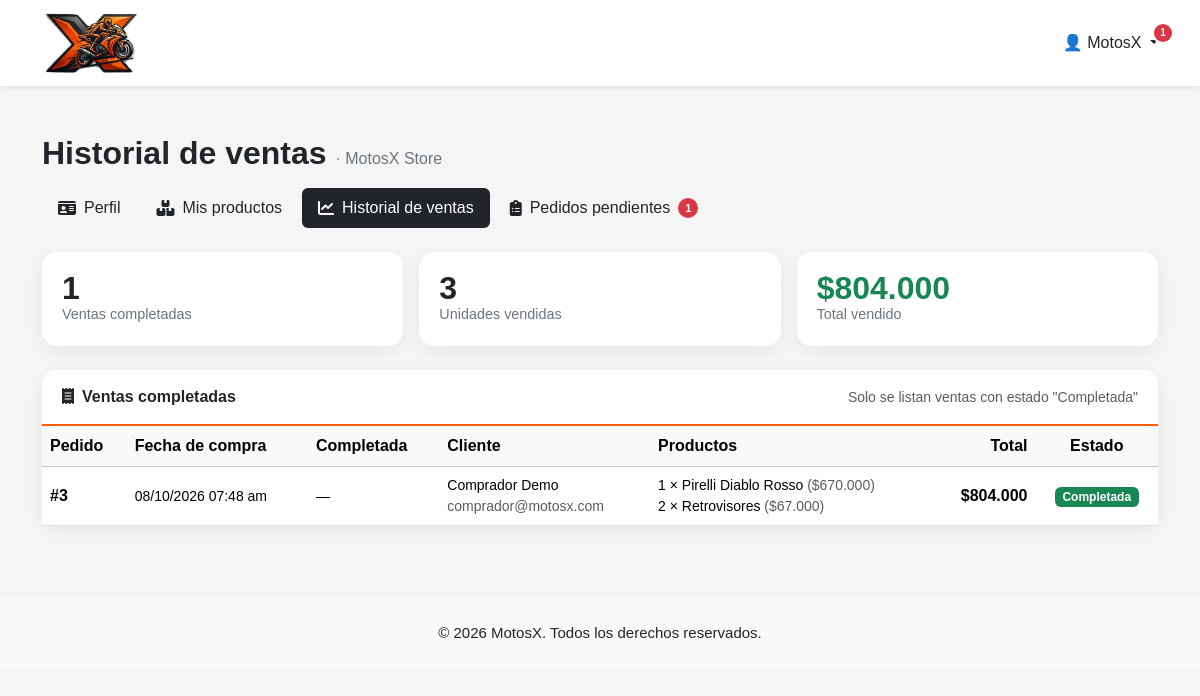
/vendedor/ventas.php (signed in), run on the app's committed database.
### tables this page shows
CREATE TABLE vendedores (
    id                    INT AUTO_INCREMENT PRIMARY KEY,
    usuario_id            INT NOT NULL,
    razon_social          VARCHAR(150) NOT NULL,      
    nit                   VARCHAR(20)  NOT NULL,      
    ciudad                VARCHAR(100) NOT NULL,
    direccion             VARCHAR(200) NULL,
    telefono_comercial    VARCHAR(20)  NULL,
    correo_comercial      VARCHAR(150) NULL,          
    representante_legal   VARCHAR(150) NOT NULL,
    cedula_representante  VARCHAR(20)  NOT NULL,
    estado_verificacion   ENUM('pendiente', 'aprobado', 'rechazado', 'suspendido') NOT NULL DEFAULT 'pendiente',
    observaciones         VARCHAR(255) NULL,          
    fecha_registro        DATETIME NOT NULL DEFAULT CURRENT_TIMESTAMP,
    fecha_verificacion    DATETIME NULL,
    verificado_por        INT NULL,                   
    CONSTRAINT uq_vendedores_usuario UNIQUE (usuario_id),
    CONSTRAINT uq_vendedores_nit     UNIQUE (nit),
    KEY idx_vendedores_estado (estado_verificacion),
    CONSTRAINT fk_vendedores_usuario FOREIGN KEY (usuario_id)     REFERENCES usuarios(id) ON DELETE CASCADE,
    CONSTRAINT fk_vendedores_admin   FOREIGN KEY (verificado_por) REFERENCES usuarios(id) ON DELETE SET NULL
);

CREATE TABLE pedidos_vendedor (
    id                   INT AUTO_INCREMENT PRIMARY KEY,
    pedido_id            INT NOT NULL,
    vendedor_id          INT NOT NULL,
    subtotal             DECIMAL(10,2) NOT NULL DEFAULT 0,
    estado               ENUM('pendiente', 'aprobado', 'rechazado', 'completado') NOT NULL DEFAULT 'pendiente',
    fecha_actualizacion  DATETIME NULL,
    CONSTRAINT uq_pedido_vendedor UNIQUE (pedido_id, vendedor_id),
    KEY idx_pedidos_vendedor_estado (vendedor_id, estado),
    CONSTRAINT fk_pv_pedido   FOREIGN KEY (pedido_id)   REFERENCES pedidos(id)    ON DELETE CASCADE,
    CONSTRAINT fk_pv_vendedor FOREIGN KEY (vendedor_id) REFERENCES vendedores(id) ON DELETE RESTRICT
);

CREATE TABLE pedidos (
    id              INT AUTO_INCREMENT PRIMARY KEY,
    usuario_id      INT NULL,
    nombre_cliente  VARCHAR(150) NOT NULL,
    correo_cliente  VARCHAR(150) NOT NULL,
    total           DECIMAL(10,2) NOT NULL,
     
    estado          ENUM('pendiente', 'aprobado', 'rechazado', 'completado', 'cancelado') NOT NULL DEFAULT 'pendiente',
    fecha           DATETIME NOT NULL DEFAULT CURRENT_TIMESTAMP,
    KEY idx_pedidos_usuario (usuario_id, fecha),
    CONSTRAINT fk_pedidos_usuario FOREIGN KEY (usuario_id) REFERENCES usuarios(id) ON DELETE SET NULL
);

CREATE TABLE pedido_detalle (
    id               INT AUTO_INCREMENT PRIMARY KEY,
    pedido_id        INT NOT NULL,
    producto_id      INT NULL,
    vendedor_id      INT NULL,           
    producto_nombre  VARCHAR(150)  NOT NULL,
    precio           DECIMAL(10,2) NOT NULL,
    cantidad         INT NOT NULL,
    imagen           VARCHAR(255)  NULL,
    KEY idx_detalle_producto (producto_id),
    KEY idx_detalle_vendedor (pedido_id, vendedor_id),
    CONSTRAINT chk_detalle_cantidad CHECK (cantidad > 0),
    CONSTRAINT fk_detalle_pedido   FOREIGN KEY (pedido_id)   REFERENCES pedidos(id)   ON DELETE CASCADE,
    CONSTRAINT fk_detalle_producto FOREIGN KEY (producto_id) REFERENCES productos(id) ON DELETE SET NULL,
    CONSTRAINT fk_detalle_vendedor FOREIGN KEY (vendedor_id) REFERENCES vendedores(id) ON DELETE SET NULL
);

### app/core/Auth.php (called while the page is built, shortened)
<?php
final class Auth
{
    public static function usuario(): ?array
    {
        return $_SESSION['usuario'] ?? null;
    }
    public static function id(): ?int
    {
        return isset($_SESSION['usuario']['id']) ? (int) $_SESSION['usuario']['id'] : null;
    }
}

### app/core/Database.php (called while the page is built, shortened)
<?php
final class Database
{
    private static ?PDO $pdo = null;
    public static function conexion(): PDO
    {
        if (self::$pdo === null) {
            $dsn = defined('DB_DSN')
                ? DB_DSN
                : sprintf('mysql:host=%s;port=%d;dbname=%s;charset=utf8mb4', DB_HOST, DB_PORT, DB_NAME);
            self::$pdo = new PDO($dsn, DB_USER, DB_PASS, [
                PDO::ATTR_ERRMODE            => PDO::ERRMODE_EXCEPTION,
                PDO::ATTR_DEFAULT_FETCH_MODE => PDO::FETCH_ASSOC,
                PDO::ATTR_EMULATE_PREPARES   => false,
            ]);
        }
        return self::$pdo;
    }
    public static function consulta(string $sql, array $parametros = []): PDOStatement
    {
        $stmt = self::conexion()->prepare($sql);
        $stmt->execute($parametros);
        return $stmt;
    }
}

### app/models/Vendedor.php (called while the page is built, shortened)
<?php
final class Vendedor
{
    public static function porUsuario(int $usuarioId): ?array
    {
        $fila = Database::consulta(
            'SELECT v.*, u.correo, u.nombre AS usuario_nombre, u.telefono AS usuario_telefono
             FROM vendedores v
             INNER JOIN usuarios u ON u.id = v.usuario_id
             WHERE v.usuario_id = :usuario_id',
            [':usuario_id' => $usuarioId]
        )->fetch();
        return $fila ?: null;
    }
}

### app/models/Pedido.php (called while the page is built, shortened)
<?php
final class Pedido
{
    public static function ventasCompletadas(int $vendedorId): array
    {
        return self::partesDelVendedor($vendedorId, [self::COMPLETADO], 'COALESCE(pv.fecha_actualizacion, p.fecha) DESC');
    }
    public static function contarPendientesVendedor(int $vendedorId): int
    {
        return (int) Database::consulta(
            "SELECT COUNT(*)
             FROM pedidos_vendedor pv
             INNER JOIN pedidos p ON p.id = pv.pedido_id
             WHERE pv.vendedor_id = :vendedor_id AND pv.estado = 'pendiente' AND p.estado <> 'cancelado'",
            [':vendedor_id' => $vendedorId]
        )->fetchColumn();
    }
    private static function partesDelVendedor(int $vendedorId, array $estados, string $orden): array
    {
        $marcadores = implode(',', array_fill(0, count($estados), '?'));
        $partes = Database::consulta(
            "SELECT pv.id, pv.pedido_id, pv.subtotal, pv.estado, pv.fecha_actualizacion,
                    p.fecha, p.nombre_cliente, p.correo_cliente
             FROM pedidos_vendedor pv
             INNER JOIN pedidos p ON p.id = pv.pedido_id
             WHERE pv.vendedor_id = ?
               AND pv.estado IN ($marcadores)
               AND p.estado <> 'cancelado'
             ORDER BY $orden",
            array_merge([$vendedorId], $estados)
        )->fetchAll();
        $idsPedidos = array_map('intval', array_column($partes, 'pedido_id'));
        $marcas     = implode(',', array_fill(0, count($idsPedidos), '?'));
        $items      = Database::consulta(
            "SELECT d.pedido_id, d.producto_id, d.producto_nombre, d.precio, d.cantidad, d.imagen,
                    pr.stock AS stock_actual
             FROM pedido_detalle d
             LEFT JOIN productos pr ON pr.id = d.producto_id
             WHERE d.vendedor_id = ? AND d.pedido_id IN ($marcas)
             ORDER BY d.id",
            array_merge([$vendedorId], $idsPedidos)
        )->fetchAll();
        $itemsPorPedido = [];
        foreach ($items as $item) {
            $itemsPorPedido[(int) $item['pedido_id']][] = $item;
        }
        foreach ($partes as &$parte) {
            $parte['productos'] = $itemsPorPedido[(int) $parte['pedido_id']] ?? [];
        }
        return $partes;
    }
    public static function transicionesPermitidas(string $actual): array
    {
        switch ($actual) {
            default:
                return [];
        }
    }
}

### app/bootstrap.php (called while the page is built, shortened)
<?php
require __DIR__ . '/core/helpers.php';
spl_autoload_register(function (string $clase): void {
    foreach (['core', 'models'] as $carpeta) {
        $archivo = APP_PATH . "/{$carpeta}/{$clase}.php";
        if (is_file($archivo)) {
            return;
        }
    }
});

### public/vendedor/ventas.php (the view, shortened to what this page needs)
<?php
require __DIR__ . '/../../app/bootstrap.php';
$vendedor = Vendedor::porUsuario((int) Auth::id());
$vendedorId = (int) $vendedor['id'];
$ventas        = Pedido::ventasCompletadas($vendedorId);
$totalVendido  = array_sum(array_map(fn ($v) => (float) $v['subtotal'], $ventas));
$unidades      = 0;
foreach ($ventas as $venta) {
    foreach ($venta['productos'] as $item) {
        $unidades += (int) $item['cantidad'];
    }
}
require VIEW_PATH . '/layouts/head.php';
vista('partials/navbar');
?>
<div class="container py-5">
    <h2 class="panel-titulo mb-3">Historial de ventas <small>· <?= e($vendedor['razon_social']) ?></small></h2>
    <div class="row g-3 mb-4">
        <div class="col-md-4"><div class="stat"><div class="numero"><?= count($ventas) ?></div><div class="etiqueta">Ventas completadas</div></div></div>
        <div class="col-md-4"><div class="stat"><div class="numero"><?= $unidades ?></div><div class="etiqueta">Unidades vendidas</div></div></div>
        <div class="col-md-4"><div class="stat"><div class="numero text-success"><?= e(precio($totalVendido)) ?></div><div class="etiqueta">Total vendido</div></div></div>
    </div>
    <div class="card card-panel">
        <div class="card-header d-flex justify-content-between align-items-center flex-wrap gap-2">
            <span><i class="fa-solid fa-receipt me-2"></i>Ventas completadas</span>
            <small class="text-muted fw-normal">Solo se listan ventas con estado "Completada"</small>
        </div>
        <div class="card-body p-0">
            <?php if (!$ventas): ?>
                <p class="text-muted p-4 mb-0">
                    Aún no tienes ventas completadas. Cuando apruebes un pedido y lo marques como
                    <strong>Completada</strong> en <a href="<?= e(url('vendedor/pedidos.php')) ?>">Pedidos pendientes</a>, aparecerá aquí.
                </p>
            <?php else: ?>
            <div class="table-responsive">
                <table class="table table-hover mb-0">
                    <thead class="table-light">
                        <tr>
                            <th>Pedido</th>
                            <th>Fecha de compra</th>
                            <th>Completada</th>
                            <th>Cliente</th>
                            <th>Productos</th>
                            <th class="text-end">Total</th>
                            <th class="text-center">Estado</th>
                        </tr>
                    </thead>
                    <tbody>
                    <?php foreach ($ventas as $venta): ?>
                        <tr>
                            <td class="fw-bold">#<?= (int) $venta['pedido_id'] ?></td>
                            <td class="small text-nowrap"><?= e(fecha_legible($venta['fecha'])) ?></td>
                            <td class="small text-nowrap"><?= e(fecha_legible($venta['fecha_actualizacion'])) ?></td>
                            <td class="small"><?= e($venta['nombre_cliente']) ?><br><span class="text-muted"><?= e($venta['correo_cliente']) ?></span></td>
                            <td class="small">
                                <?php foreach ($venta['productos'] as $item): ?>
                                    <div><?= (int) $item['cantidad'] ?> × <?= e($item['producto_nombre']) ?> <span class="text-muted">(<?= e(precio($item['precio'])) ?>)</span></div>
                                <?php endforeach; ?>
                            </td>
                            <td class="text-end fw-bold"><?= e(precio($venta['subtotal'])) ?></td>
                            <td class="text-center"><?= estado_pedido_badge($venta['estado']) ?></td>
                        </tr>
                    <?php endforeach; ?>
                    </tbody>
                </table>
            </div>
            <?php endif; ?>
        </div>
    </div>
</div>
<footer class="bg-light text-center py-4 mt-4">© <?= date('Y') ?> MotosX. Todos los derechos reservados.</footer>
<?php require VIEW_PATH . '/layouts/scripts.php'; ?>

### app/views/partials/menu_usuario.php (shortened to what this page needs)
<?php
$usuarioMenu = Auth::usuario();
$iconoLogin  = $iconoLogin ?? '<i class="fa-solid fa-user"></i>';
$claseLogin  = $claseLogin ?? 'text-dark me-4';
$pendientesMenu = 0;
if ($usuarioMenu && Auth::tieneRol(Auth::VENDEDOR)) {
    $vendedorMenu   = Vendedor::porUsuario((int) $usuarioMenu['id']);
    $pendientesMenu = $vendedorMenu ? Pedido::contarPendientesVendedor((int) $vendedorMenu['id']) : 0;
}
?>
<?php if (!$usuarioMenu): ?>
    <a href="<?= e(url('login.php')) ?>" class="<?= e($claseLogin) ?>" title="Iniciar sesión"><?= $iconoLogin ?></a>
    <?php if (!empty($mostrarRegistro)): ?>
    <a href="<?= e(url('registro.php')) ?>" class="<?= e($claseLogin) ?>" title="Crear cuenta"><i class="fas fa-user-edit"></i></a>
    <?php endif; ?>
<?php else: ?>
    <div class="dropdown d-inline-block menu-usuario">
        <a href="javascript:void(0)" class="text-dark dropdown-toggle text-decoration-none position-relative"
           data-bs-toggle="dropdown" aria-expanded="false">
            👤 <?= e(explode(' ', trim($usuarioMenu['nombre']))[0]) ?>
            <?php if ($pendientesMenu > 0): ?>
                <span class="badge-circulo badge-circulo-toggle" title="Pedidos pendientes"><?= $pendientesMenu > 99 ? '99+' : $pendientesMenu ?></span>
            <?php endif; ?>
        </a>
    </div>
<?php endif; ?>

### app/core/helpers.php (shortened to what this page needs)
<?php
function e($valor): string
{
    return htmlspecialchars((string) ($valor ?? ''), ENT_QUOTES | ENT_SUBSTITUTE, 'UTF-8');
}
function precio($valor): string
{
    return '$' . number_format((float) $valor, 0, ',', '.');
}
function fecha_legible(?string $fecha): string
{
    return $fecha ? date('d/m/Y h:i a', strtotime($fecha)) : '—';
}
function vista(string $nombre, array $datos = []): void
{
    extract($datos, EXTR_SKIP);
    require VIEW_PATH . '/' . $nombre . '.php';
}
function estado_pedido_texto(string $estado): string
{
    $textos = [
        'pendiente'  => 'Pendiente',
        'aprobado'   => 'Aprobado',
        'rechazado'  => 'Rechazada',
        'completado' => 'Completada',
        'cancelado'  => 'Cancelado',
    ];
    return $textos[$estado] ?? ucfirst($estado);
}
function estado_pedido_badge(string $estado): string
{
    $clases = [
        'pendiente'  => 'bg-warning text-dark',
        'aprobado'   => 'bg-primary',
        'rechazado'  => 'bg-danger',
        'completado' => 'bg-success',
        'cancelado'  => 'bg-secondary',
    ];
    return '<span class="badge ' . ($clases[$estado] ?? 'bg-secondary') . '">' . e(estado_pedido_texto($estado)) . '</span>';
}

### public/css/comun.css (style rules this page uses)
.badge-circulo { display:inline-flex; align-items:center; justify-content:center; min-width:20px; height:20px; padding:0 6px; border-radius:999px; background:#dc3545; color:#fff; font-size:11px; font-weight:bold; line-height:1; }
.badge-circulo-toggle { position:absolute; top:-10px; right:-14px; min-width:18px; height:18px; font-size:10px; box-shadow:0 0 0 2px #fff; }

### public/css/panel.css (style rules this page uses)
body { background:#f5f5f5; font-family:Arial, Helvetica, sans-serif; }
.panel-titulo { font-weight:bold; }
.panel-titulo small { font-size:1rem; font-weight:normal; color:#6c757d; }
.card-panel { border:none; border-radius:15px; box-shadow:0 5px 20px rgba(0,0,0,.06); }
.card-panel > .card-header { background:white; border-bottom:2px solid #ff5b00; border-radius:15px 15px 0 0; font-weight:bold; padding:15px 20px; }
.stat { border-radius:15px; background:white; padding:20px; box-shadow:0 5px 20px rgba(0,0,0,.06); height:100%; }
.stat .numero { font-size:2rem; font-weight:bold; line-height:1; }
.stat .etiqueta { color:#6c757d; font-size:.9rem; }
.table > :not(caption) > * > * { vertical-align:middle; }
footer { font-size:15px; }

### data on the page
vendedores: id "1", razon_social "MotosX Store"
pedidos_vendedor: subtotal "$804.000", pedido "3", pedido.fecha "08/10/2026 07:48 am", fecha_actualizacion "—", pedido.nombre_cliente "Comprador Demo", pedido.correo_cliente "comprador@motosx.com", estado "Completada"
pedido_detalle: cantidad "1", producto_nombre "Pirelli Diablo Rosso", precio "$670.000"
pedido_detalle: cantidad "2", producto_nombre "Retrovisores", precio "$67.000"

### other printed values
explode(' ', trim($usuarioMenu['nombre']))[0] "MotosX"
$texto "Perfil"
$texto "Mis productos"
$texto "Historial de ventas"
$texto "Pedidos pendientes"
count($ventas) "1"
$unidades "3"
